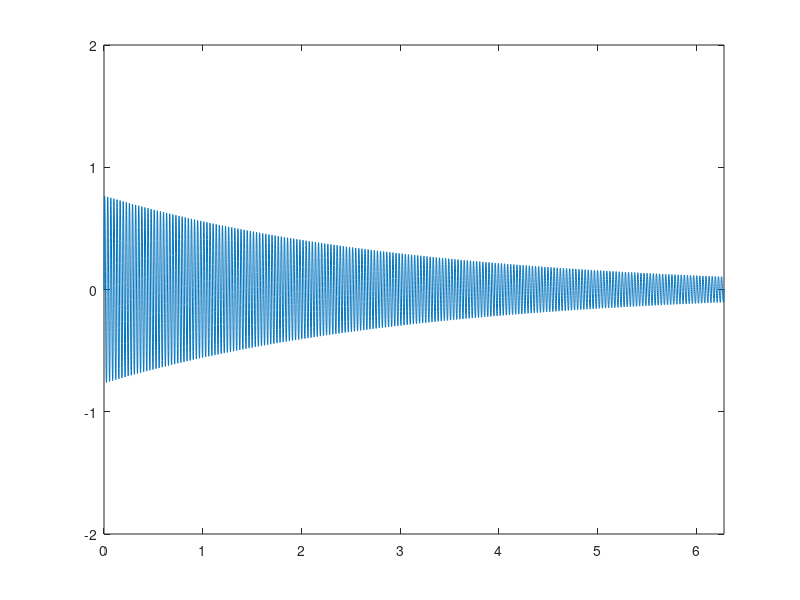

MATLAB code for this plot:
fs = 8192;
rhythm = 1;
freq =200;
x = linspace(0, 2 * pi * rhythm, fs * rhythm);
y = 0.8*sin(freq * x)+0.1*sin(2*freq * x)+0.05*sin(3*freq * x)+0.025*sin(4*freq * x);
waves = y.*exp(-x/(rhythm * 1* pi));
plot(x,waves);
axis([0,2*pi,-2,2]);
sound(waves,fs)